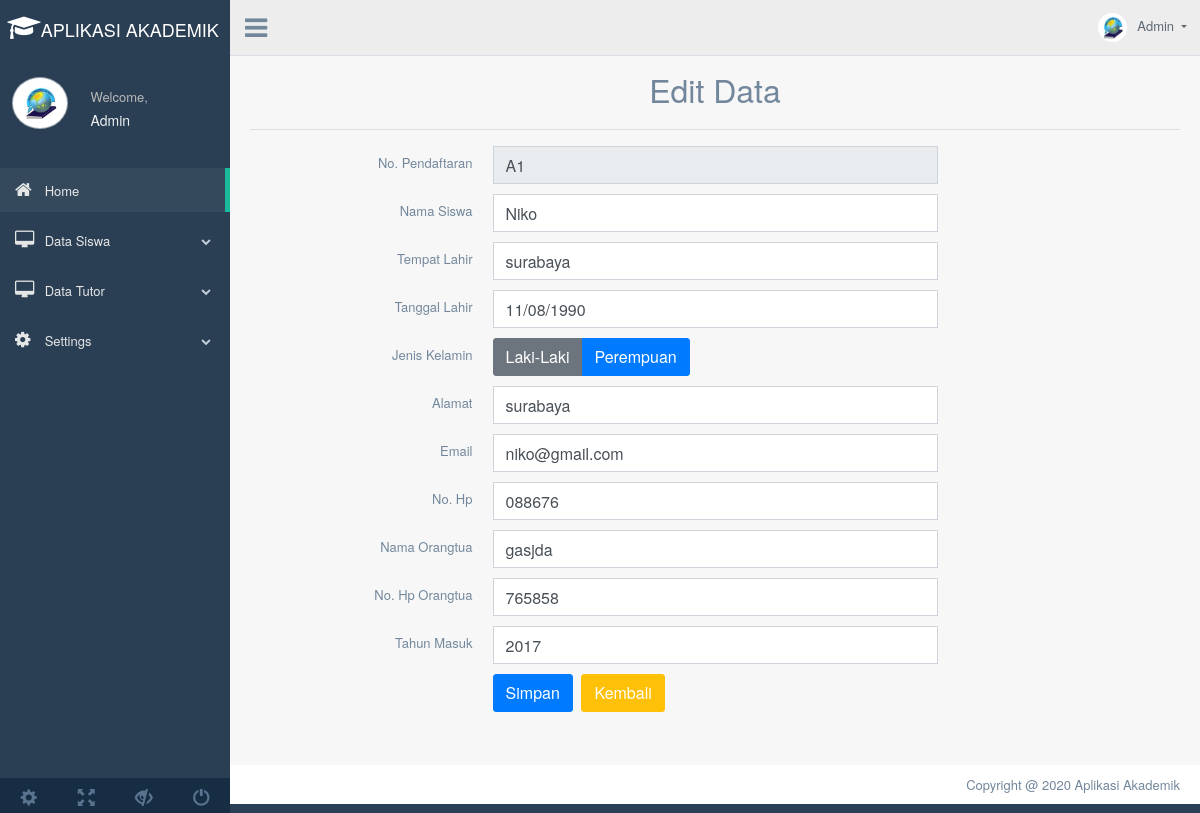
The page /index.php?page=edit_siswa&No_pendaftaran=A1 on the database its author committed.
### tables this page shows
CREATE TABLE `siswa` (
  `No_pendaftaran` varchar(200) NOT NULL,
  `Nama` varchar(200) NOT NULL,
  `Tempat_lahir` varchar(200) NOT NULL,
  `Tanggal_lahir` varchar(200) NOT NULL,
  `Jenis_kelamin` varchar(10) NOT NULL,
  `Alamat` varchar(200) NOT NULL,
  `Email` varchar(200) NOT NULL,
  `No_hp` varchar(200) NOT NULL,
  `Nama_orangtua` varchar(200) NOT NULL,
  `No_hp_orangtua` varchar(200) NOT NULL,
  `Tahun_masuk` varchar(200) NOT NULL
);

### siswa/edit.php (the view, shortened to what this page needs)
<?php include('config.php'); ?>
	<div class="container" style="margin-top:20px">
		<center><font size="6">Edit Data</font></center>
		<hr>
		<?php
		if(isset($_GET['No_pendaftaran'])){
			$No_pendaftaran = $_GET['No_pendaftaran'];
			$select = mysqli_query($koneksi, "SELECT * FROM siswa WHERE No_pendaftaran='$No_pendaftaran'") or die(mysqli_error($koneksi));
			if(mysqli_num_rows($select) == 0){
				echo '<div class="alert alert-warning">ID tidak ada dalam database.</div>';
				exit();
			}else{
				$data = mysqli_fetch_assoc($select);
			}
		}
		?>
		<form action="index.php?page=edit_siswa&No_pendaftaran=<?php echo $No_pendaftaran; ?>" method="post">
			<div class="item form-group">
				<label class="col-form-label col-md-3 col-sm-3 label-align">No. Pendaftaran</label>
				<div class="col-md-6 col-sm-6">
					<input type="text" name="No_pendaftaran" class="form-control" size="4" value="<?php echo $data['No_pendaftaran']; ?>" readonly required>
				</div>
			</div>
			<div class="item form-group">
				<label class="col-form-label col-md-3 col-sm-3 label-align">Nama Siswa</label>
				<div class="col-md-6 col-sm-6">
					<input type="text" name="Nama" class="form-control" value="<?php echo $data['Nama']; ?>" required>
				</div>
			</div>
			<div class="item form-group">
				<label class="col-form-label col-md-3 col-sm-3 label-align">Tempat Lahir</label>
				<div class="col-md-6 col-sm-6">
					<input type="text" name="Tempat_lahir" class="form-control" value="<?php echo $data['Tempat_lahir']; ?>" required>
				</div>
			</div>
			<div class="item form-group">
				<label class="col-form-label col-md-3 col-sm-3 label-align">Tanggal Lahir</label>
				<div class="col-md-6 col-sm-6">
					<input type="text" name="Tanggal_lahir" class="form-control" value="<?php echo $data['Tanggal_lahir']; ?>" required>
				</div>
			</div>
			<div class="item form-group">
				<label class="col-form-label col-md-3 col-sm-3 label-align">Jenis Kelamin</label>
				<div class="col-md-6 col-sm-6 ">
					<div class="btn-group" data-toggle="buttons">
						<label class="btn btn-secondary" data-toggle-class="btn-primary" data-toggle-passive-class="btn-default">
							<input type="radio" class="join-btn" name="Jenis_kelamin" value="Laki-Laki" <?php if($data['Jenis_kelamin'] == 'Laki-Laki'){ echo 'checked'; } ?> required>Laki-Laki
						</label>
						<label class="btn btn-primary" data-toggle-class="btn-primary" data-toggle-passive-class="btn-default">
							<input type="radio" class="join-btn" name="Jenis_kelamin" value="Perempuan" <?php if($data['Jenis_kelamin'] == 'Perempuan'){ echo 'checked'; } ?> required>Perempuan
						</label>
					</div>
				</div>
			</div>
			<div class="item form-group">
				<label class="col-form-label col-md-3 col-sm-3 label-align">Alamat</label>
				<div class="col-md-6 col-sm-6">
					<input type="text" name="Alamat" class="form-control" value="<?php echo $data['Alamat']; ?>" required>
				</div>
			</div>
			<div class="item form-group">
				<label class="col-form-label col-md-3 col-sm-3 label-align">Email</label>
				<div class="col-md-6 col-sm-6">
					<input type="text" name="Email" class="form-control" value="<?php echo $data['Email']; ?>" required>
				</div>
			</div>
			<div class="item form-group">
				<label class="col-form-label col-md-3 col-sm-3 label-align">No. Hp</label>
				<div class="col-md-6 col-sm-6">
					<input type="text" name="No_hp" class="form-control" value="<?php echo $data['No_hp']; ?>" required>
				</div>
			</div>
			<div class="item form-group">
				<label class="col-form-label col-md-3 col-sm-3 label-align">Nama Orangtua</label>
				<div class="col-md-6 col-sm-6">
					<input type="text" name="Nama_orangtua" class="form-control" value="<?php echo $data['Nama_orangtua']; ?>" required>
				</div>
			</div>
			<div class="item form-group">
				<label class="col-form-label col-md-3 col-sm-3 label-align">No. Hp Orangtua</label>
				<div class="col-md-6 col-sm-6">
					<input type="text" name="No_hp_orangtua" class="form-control" value="<?php echo $data['No_hp_orangtua']; ?>" required>
				</div>
			</div>
			<div class="item form-group">
				<label class="col-form-label col-md-3 col-sm-3 label-align">Tahun Masuk</label>
				<div class="col-md-6 col-sm-6">
					<input type="text" name="Tahun_masuk" class="form-control" value="<?php echo $data['Tahun_masuk']; ?>" required>
				</div>
			</div>
			<div class="item form-group">
				<div class="col-md-6 col-sm-6 offset-md-3">
					<input type="submit" name="submit" class="btn btn-primary" value="Simpan">
					<a href="index.php?page=editdata_siswa" class="btn btn-warning">Kembali</a>
				</div>
			</div>
		</form>
	</div>

### rows shown on the page
siswa: No_pendaftaran "A1", Nama "Niko", Tempat_lahir "surabaya", Tanggal_lahir "11/08/1990", Alamat "surabaya", Email "niko@gmail.com", No_hp "088676", Nama_orangtua "gasjda", No_hp_orangtua "765858", Tahun_masuk "2017"
